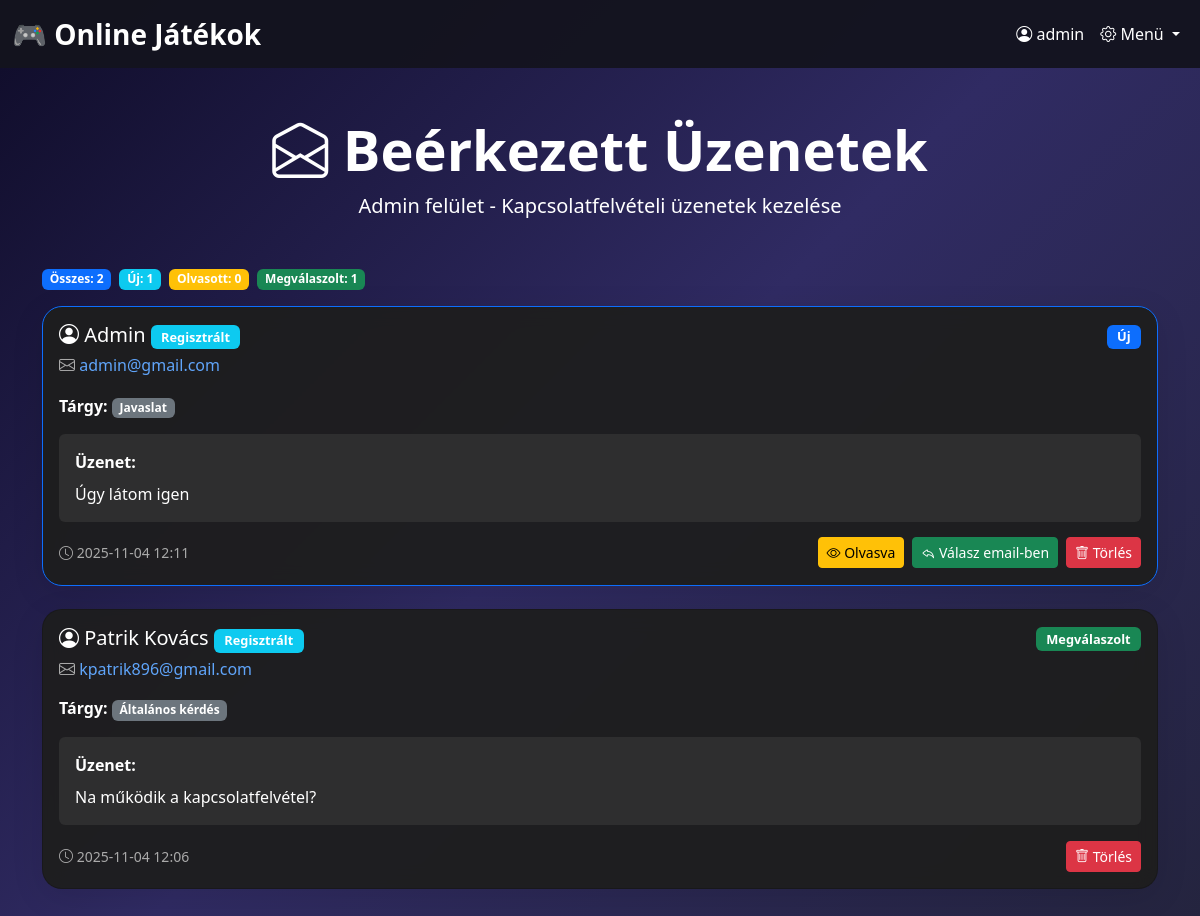
Page /admin/messages (signed in) on the committed database.
### web-login-app/backend/app.py (models this page shows)
class ContactMessage(db.Model):
    id = db.Column(db.Integer, primary_key=True)
    user_id = db.Column(db.Integer, db.ForeignKey('user.id'), nullable=True)  # NULL ha nem bejelentkezett
    name = db.Column(db.String(255), nullable=False)
    email = db.Column(db.String(255), nullable=False)
    subject = db.Column(db.String(255), nullable=False)
    message = db.Column(db.Text, nullable=False)
    timestamp = db.Column(db.DateTime, default=db.func.current_timestamp())
    status = db.Column(db.String(50), default='new')  # new, read, replied
    user = db.relationship('User', backref=db.backref('messages', lazy=True))

### web-login-app/backend/app.py (the view)
@app.route('/admin/messages')
def admin_messages():
    username = session.get('username')
    user = get_user_settings()
    if not username or username != 'admin':
        flash('Nincs jogosultságod az oldal megtekintéséhez!', 'danger')
        return redirect(url_for('home'))
    messages = ContactMessage.query.order_by(ContactMessage.timestamp.desc()).all()
    return render_template('admin_messages.html', username=username, user=user, messages=messages)

### web-login-app/backend/app.py (called while the page is built)
def get_user_settings():
    username = session.get('username')
    if username:
        user = User.query.filter_by(username=username).first()
        return user
    return None

### web-login-app/backend/templates/admin_messages.html (shortened to what this page needs)
<!DOCTYPE html>
<html lang="hu">
<head>
    {% from 'partials/head.html' import head %}
    {{ head('Admin - Üzenetek') }}
</head>
<body data-theme="{{ user.theme if user else 'colored' }}" {% if user and not user.animations_enabled %}class="no-animations"{% endif %}>
    {% from 'partials/navbar.html' import navbar %}
    {{ navbar(username) }}
    <div class="container my-5">
        <div class="text-center mb-5">
            <h1 class="display-4 fw-bold"><i class="bi bi-envelope-open"></i> Beérkezett Üzenetek</h1>
            <p class="lead">Admin felület - Kapcsolatfelvételi üzenetek kezelése</p>
        </div>
        {% if messages|length == 0 %}
        <div class="card glass-card text-center p-5">
            <div class="card-body">
                <i class="bi bi-inbox display-1 text-muted"></i>
                <h3 class="mt-3">Nincs beérkezett üzenet</h3>
                <p class="text-muted">Amikor valaki kapcsolatba lép veled, itt jelennek meg az üzenetek.</p>
            </div>
        </div>
        {% else %}
        <div class="row mb-3">
            <div class="col">
                <div class="d-flex gap-2 flex-wrap">
                    <span class="badge bg-primary">Összes: {{ messages|length }}</span>
                    <span class="badge bg-info">Új: {{ messages|selectattr('status', 'equalto', 'new')|list|length }}</span>
                    <span class="badge bg-warning">Olvasott: {{ messages|selectattr('status', 'equalto', 'read')|list|length }}</span>
                    <span class="badge bg-success">Megválaszolt: {{ messages|selectattr('status', 'equalto', 'replied')|list|length }}</span>
                </div>
            </div>
        </div>
        <div class="row g-4">
            {% for message in messages %}
            <div class="col-12">
                <div class="card glass-card message-card {% if message.status == 'new' %}border-primary{% endif %}">
                    <div class="card-body">
                        <div class="d-flex justify-content-between align-items-start mb-3">
                            <div>
                                <h5 class="card-title mb-1">
                                    <i class="bi bi-person-circle"></i> {{ message.name }}
                                    {% if message.user %}
                                    <span class="badge bg-info status-badge">Regisztrált</span>
                                    {% else %}
                                    <span class="badge bg-secondary status-badge">Vendég</span>
                                    {% endif %}
                                </h5>
                                <p class="text-muted mb-0">
                                    <i class="bi bi-envelope"></i>
                                    <a href="mailto:{{ message.email }}" class="text-decoration-none">{{ message.email }}</a>
                                </p>
                            </div>
                            <div>
                                {% if message.status == 'new' %}
                                <span class="badge bg-primary status-badge">Új</span>
                                {% elif message.status == 'read' %}
                                <span class="badge bg-warning status-badge">Olvasott</span>
                                {% elif message.status == 'replied' %}
                                <span class="badge bg-success status-badge">Megválaszolt</span>
                                {% endif %}
                            </div>
                        </div>
                        <div class="mb-3">
                            <strong>Tárgy:</strong>
                            <span class="badge bg-secondary">
                                {% if message.subject == 'general' %}Általános kérdés
                                {% elif message.subject == 'technical' %}Technikai probléma
                                {% elif message.subject == 'game' %}Játékkal kapcsolatos
                                {% elif message.subject == 'account' %}Fiók kezelés
                                {% elif message.subject == 'suggestion' %}Javaslat
                                {% else %}Egyéb
                                {% endif %}
                            </span>
                        </div>
                        <div class="message-content mb-3 p-3 bg-light rounded">
                            <strong>Üzenet:</strong>
                            <p class="mb-0 mt-2">{{ message.message }}</p>
                        </div>
                        <div class="d-flex justify-content-between align-items-center">
                            <small class="text-muted">
                                <i class="bi bi-clock"></i> {{ message.timestamp.strftime('%Y-%m-%d %H:%M') }}
                            </small>
                            <div class="message-actions">
                                {% if message.status == 'new' %}
                                <button class="btn btn-sm btn-warning" onclick="markAsRead({{ message.id }})">
                                    <i class="bi bi-eye"></i> Olvasva
                                </button>
                                {% endif %}
                                {% if message.status != 'replied' %}
                                <a href="mailto:{{ message.email }}?subject=Re: {{ message.subject }}"
                                   class="btn btn-sm btn-success" onclick="markAsReplied({{ message.id }})">
                                    <i class="bi bi-reply"></i> Válasz email-ben
                                </a>
                                {% endif %}
                                <button class="btn btn-sm btn-danger" onclick="deleteMessage({{ message.id }})">
                                    <i class="bi bi-trash"></i> Törlés
                                </button>
                            </div>
                        </div>
                    </div>
                </div>
            </div>
            {% endfor %}
        </div>
        {% endif %}
    </div>
</body>
</html>

### web-login-app/backend/templates/partials/head.html (shortened to what this page needs)
{% macro head(title) %}
<link href="https://cdn.jsdelivr.net/npm/bootstrap@5.3.2/dist/css/bootstrap.min.css" rel="stylesheet">
<link rel="stylesheet" href="https://cdn.jsdelivr.net/npm/bootstrap-icons@1.11.1/font/bootstrap-icons.css">
<link rel="stylesheet" href="{{ url_for('static', filename='css/custom.css') }}">
{% endmacro %}

### web-login-app/backend/templates/partials/navbar.html (shortened to what this page needs)
{% macro navbar(username=None) %}
<nav class="navbar navbar-expand-lg mb-4">
    <div class="container-fluid">
        <a class="navbar-brand fw-bold fs-3" href="{{ url_for('home') }}">🎮 Online Játékok</a>
        <div class="collapse navbar-collapse" id="navbarNav">
            <ul class="navbar-nav ms-auto align-items-center">
                {% if username %}
                    <li class="nav-item">
                        <span class="nav-link"><i class="bi bi-person-circle"></i> {{ username }}</span>
                    </li>
                    <li class="nav-item dropdown">
                        <a class="nav-link dropdown-toggle" href="#" role="button" data-bs-toggle="dropdown">
                            <i class="bi bi-gear"></i> Menü
                        </a>
                    </li>
                {% endif %}
            </ul>
        </div>
    </div>
</nav>
{% endmacro %}

### web-login-app/backend/static/css/custom.css (style rules this page uses)
:root { --primary-purple: #8b5cf6; --primary-pink: #ec4899; --primary-blue: #3b82f6; --gradient-bg: linear-gradient(135deg, #667eea 0%, #764ba2 25%, #f093fb 50%, #4facfe 75%, #00f2fe 100%); }
body { background: var(--gradient-bg); background-size: 400% 400%; animation: gradientShift 15s ease infinite; min-height: 100vh; }
.glass-card { background: rgba(255, 255, 255, 0.95); backdrop-filter: blur(10px); border-radius: 20px; box-shadow: 0 8px 32px rgba(0, 0, 0, 0.1); }
body[data-theme="dark"] { background: linear-gradient(135deg, #0f0c29, #302b63, #24243e) !important; }
body[data-theme="dark"] .glass-card { background: rgba(30, 30, 30, 0.95); color: #fff; }
body[data-theme="dark"] .card-body { color: #fff; }
body[data-theme="dark"] .card-title { color: #fff; }
body[data-theme="dark"] .text-muted { color: #aaa !important; }
body[data-theme="dark"] .bg-light { background-color: rgba(50, 50, 50, 0.8) !important; }
body[data-theme="dark"] .navbar { background: rgba(20, 20, 30, 0.95) !important; }
body[data-theme="dark"] .navbar-brand, body[data-theme="dark"] .nav-link { color: #fff !important; }
body[data-theme="dark"] h1, body[data-theme="dark"] h2, body[data-theme="dark"] h3, body[data-theme="dark"] h4, body[data-theme="dark"] h5, body[data-theme="dark"] h6, body[data-theme="dark"] p, body[data-theme="dark"] .lead { color: #fff; }
body[data-theme="dark"] a:not(.btn):not(.nav-link):not(.dropdown-item):not(.navbar-brand) { color: #60a5fa; }
body[data-theme="dark"] .badge { color: #fff; }

### web-login-app/backend/templates/admin_messages.html (style rules this page uses)
.message-card { transition: all 0.3s ease; }
.status-badge { font-size: 0.8rem; padding: 0.35rem 0.65rem; }
.message-actions { display: flex; gap: 0.5rem; flex-wrap: wrap; }
.message-content { max-height: 150px; overflow-y: auto; }

### rows in the picture
ContactMessage: name "Admin", email "admin@gmail.com", status "Új", subject "Javaslat", message "Úgy látom igen", timestamp "2025-11-04 12:11"
ContactMessage: name "Patrik Kovács", email "kpatrik896@gmail.com", status "Megválaszolt", subject "Általános kérdés", message "Na működik a kapcsolatfelvétel?", timestamp "2025-11-04 12:06"

### other values in the picture
{{ username }} "admin"
{{ messages|length }} "2"
{{ messages|selectattr('status', 'equalto', 'new')|list|length }} "1"
{{ messages|selectattr('status', 'equalto', 'read')|list|length }} "0"
{{ messages|selectattr('status', 'equalto', 'replied')|list|length }} "1"
